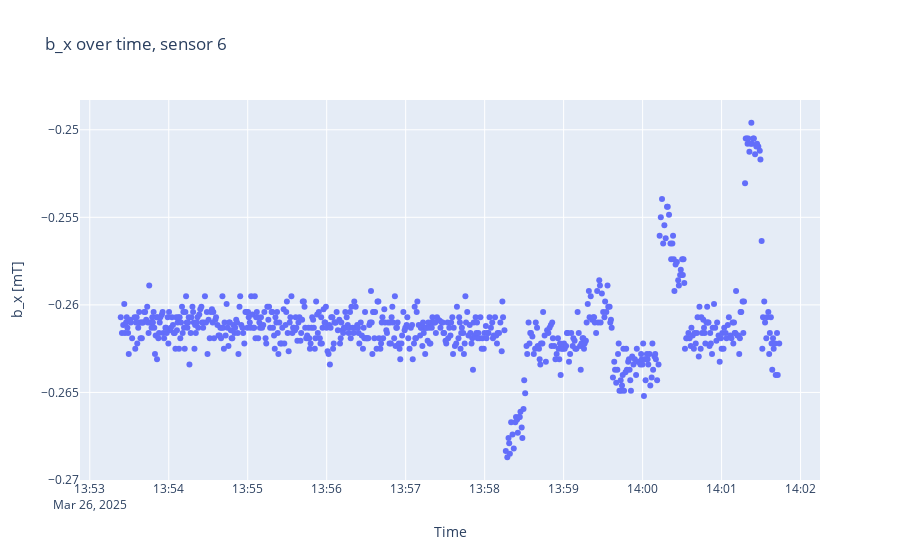
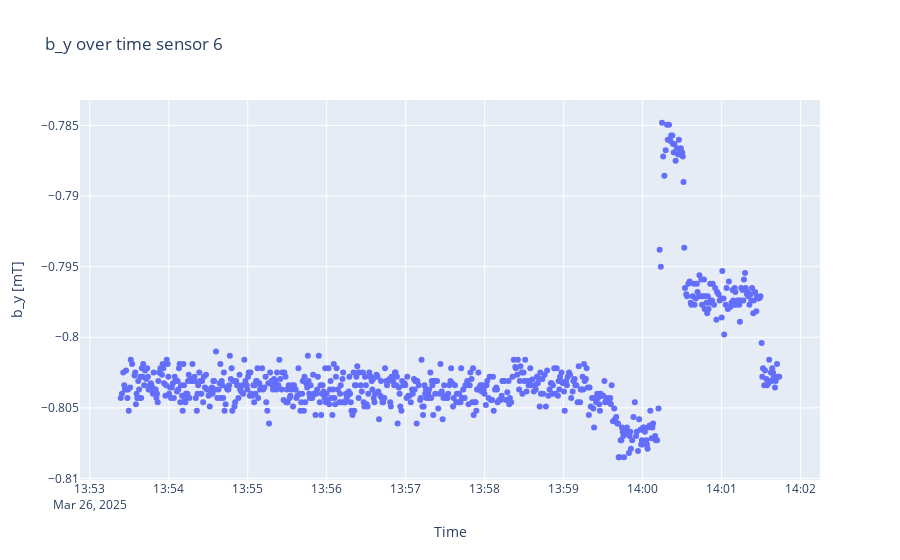
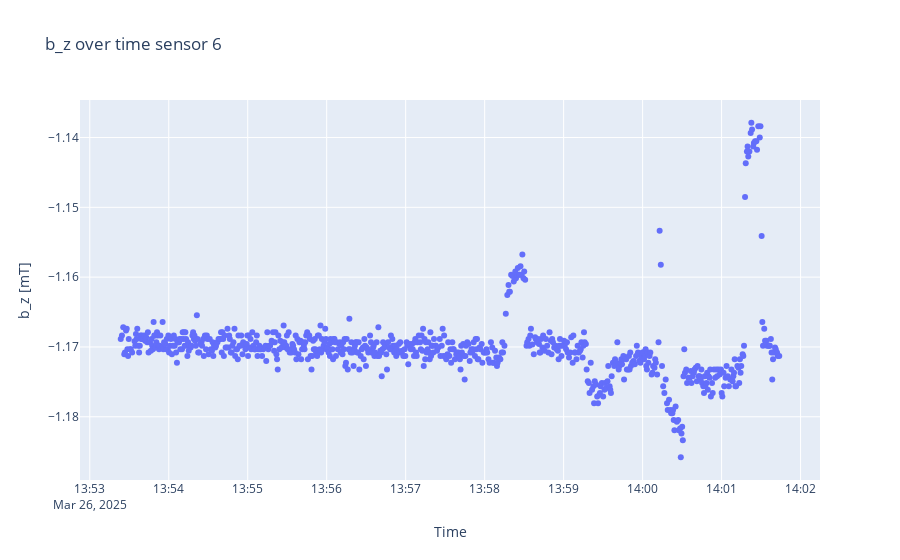

The notebook cell these images were saved under, in order:
### Code cell
sensorplots(B2, timestamps2, 6)

### Figure 1 — Plotly figure (JSON) as saved in the notebook; plotly's stock layout.template omitted (floating-point values rounded to 4 significant figures; data arrays with more than 128 entries replaced by an {"elided": "..."} marker saying what was removed)
{"data": [{"mode": "markers", "type": "scatter", "x": {"elided": "728 str values"}, "y": {"elided": "728 float values"}}], "layout": {"title": {"text": "b_x over time, sensor 6"}, "xaxis": {"title": {"text": "Time"}}, "yaxis": {"scaleanchor": "y", "title": {"text": "b_x [mT]"}}}}

### Figure 2 — Plotly figure (JSON) as saved in the notebook; plotly's stock layout.template omitted (floating-point values rounded to 4 significant figures; data arrays with more than 128 entries replaced by an {"elided": "..."} marker saying what was removed)
{"data": [{"mode": "markers", "type": "scatter", "x": {"elided": "728 str values"}, "y": {"elided": "728 float values"}}], "layout": {"title": {"text": "b_y over time sensor 6"}, "xaxis": {"title": {"text": "Time"}}, "yaxis": {"scaleanchor": "y", "title": {"text": "b_y [mT]"}}}}

### Figure 3 — Plotly figure (JSON) as saved in the notebook; plotly's stock layout.template omitted (floating-point values rounded to 4 significant figures; data arrays with more than 128 entries replaced by an {"elided": "..."} marker saying what was removed)
{"data": [{"mode": "markers", "type": "scatter", "x": {"elided": "728 str values"}, "y": {"elided": "728 float values"}}], "layout": {"title": {"text": "b_z over time sensor 6"}, "xaxis": {"title": {"text": "Time"}}, "yaxis": {"scaleanchor": "y", "title": {"text": "b_z [mT]"}}}}
